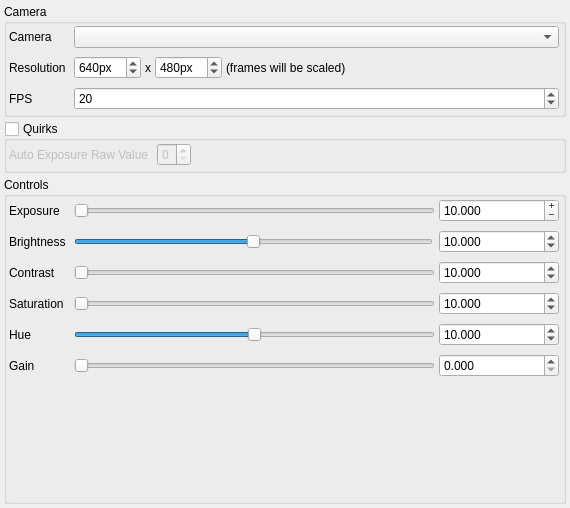
<?xml version="1.0" encoding="UTF-8"?>
<ui version="4.0">
 <class>GenericCameraSettingsDialog</class>
 <widget class="QDialog" name="GenericCameraSettingsDialog">
  <property name="geometry">
   <rect>
    <x>0</x>
    <y>0</y>
    <width>570</width>
    <height>508</height>
   </rect>
  </property>
  <property name="windowTitle">
   <string>Dialog</string>
  </property>
  <layout class="QVBoxLayout" name="verticalLayout">
   <property name="spacing">
    <number>4</number>
   </property>
   <property name="leftMargin">
    <number>4</number>
   </property>
   <property name="topMargin">
    <number>4</number>
   </property>
   <property name="rightMargin">
    <number>4</number>
   </property>
   <property name="bottomMargin">
    <number>4</number>
   </property>
   <item>
    <widget class="QGroupBox" name="cameraGroupBox">
     <property name="title">
      <string>Camera</string>
     </property>
     <layout class="QHBoxLayout" name="horizontalLayout">
      <property name="spacing">
       <number>2</number>
      </property>
      <property name="leftMargin">
       <number>2</number>
      </property>
      <property name="topMargin">
       <number>2</number>
      </property>
      <property name="rightMargin">
       <number>2</number>
      </property>
      <property name="bottomMargin">
       <number>2</number>
      </property>
      <item>
       <layout class="QFormLayout" name="formLayout_2">
        <property name="horizontalSpacing">
         <number>8</number>
        </property>
        <property name="verticalSpacing">
         <number>8</number>
        </property>
        <property name="rightMargin">
         <number>2</number>
        </property>
        <property name="bottomMargin">
         <number>2</number>
        </property>
        <item row="0" column="0">
         <widget class="QLabel" name="cameraLabel">
          <property name="text">
           <string>Camera</string>
          </property>
         </widget>
        </item>
        <item row="0" column="1">
         <widget class="QComboBox" name="cameraComboBox"/>
        </item>
        <item row="1" column="0">
         <widget class="QLabel" name="resolutionLabel">
          <property name="text">
           <string>Resolution</string>
          </property>
         </widget>
        </item>
        <item row="1" column="1">
         <widget class="QWidget" name="resolutionWidget" native="true">
          <layout class="QHBoxLayout" name="horizontalLayout_3">
           <property name="spacing">
            <number>4</number>
           </property>
           <property name="leftMargin">
            <number>0</number>
           </property>
           <property name="topMargin">
            <number>0</number>
           </property>
           <property name="rightMargin">
            <number>0</number>
           </property>
           <property name="bottomMargin">
            <number>0</number>
           </property>
           <item>
            <widget class="QSpinBox" name="spinBoxWidth">
             <property name="suffix">
              <string>px</string>
             </property>
             <property name="minimum">
              <number>200</number>
             </property>
             <property name="maximum">
              <number>4000</number>
             </property>
             <property name="value">
              <number>640</number>
             </property>
            </widget>
           </item>
           <item>
            <widget class="QLabel" name="label">
             <property name="text">
              <string>x</string>
             </property>
            </widget>
           </item>
           <item>
            <widget class="QSpinBox" name="spinBoxHeight">
             <property name="suffix">
              <string>px</string>
             </property>
             <property name="minimum">
              <number>200</number>
             </property>
             <property name="maximum">
              <number>4000</number>
             </property>
             <property name="value">
              <number>480</number>
             </property>
            </widget>
           </item>
           <item>
            <widget class="QLabel" name="label_2">
             <property name="text">
              <string>(frames will be scaled)</string>
             </property>
            </widget>
           </item>
           <item>
            <spacer name="horizontalSpacer_3">
             <property name="orientation">
              <enum>Qt::Horizontal</enum>
             </property>
             <property name="sizeHint" stdset="0">
              <size>
               <width>40</width>
               <height>20</height>
              </size>
             </property>
            </spacer>
           </item>
          </layout>
         </widget>
        </item>
        <item row="2" column="0">
         <widget class="QLabel" name="fpsLabel">
          <property name="text">
           <string>FPS</string>
          </property>
         </widget>
        </item>
        <item row="2" column="1">
         <widget class="QSpinBox" name="fpsSpinBox">
          <property name="toolTip">
           <string>Frames per second</string>
          </property>
          <property name="minimum">
           <number>4</number>
          </property>
          <property name="maximum">
           <number>30</number>
          </property>
          <property name="value">
           <number>20</number>
          </property>
         </widget>
        </item>
       </layout>
      </item>
     </layout>
    </widget>
   </item>
   <item>
    <widget class="QGroupBox" name="quirkGroupBox">
     <property name="title">
      <string>Quirks</string>
     </property>
     <property name="checkable">
      <bool>true</bool>
     </property>
     <property name="checked">
      <bool>false</bool>
     </property>
     <layout class="QVBoxLayout" name="verticalLayout_2">
      <property name="spacing">
       <number>2</number>
      </property>
      <property name="leftMargin">
       <number>2</number>
      </property>
      <property name="topMargin">
       <number>2</number>
      </property>
      <property name="rightMargin">
       <number>2</number>
      </property>
      <property name="bottomMargin">
       <number>2</number>
      </property>
      <item>
       <layout class="QFormLayout" name="formLayout_3">
        <property name="horizontalSpacing">
         <number>8</number>
        </property>
        <property name="verticalSpacing">
         <number>8</number>
        </property>
        <property name="rightMargin">
         <number>2</number>
        </property>
        <property name="bottomMargin">
         <number>2</number>
        </property>
        <item row="0" column="0">
         <widget class="QLabel" name="autoExposureRawValueLabel">
          <property name="text">
           <string>Auto Exposure Raw Value</string>
          </property>
         </widget>
        </item>
        <item row="0" column="1">
         <widget class="QWidget" name="widget" native="true">
          <layout class="QHBoxLayout" name="horizontalLayout_10">
           <property name="spacing">
            <number>8</number>
           </property>
           <property name="leftMargin">
            <number>0</number>
           </property>
           <property name="topMargin">
            <number>0</number>
           </property>
           <property name="rightMargin">
            <number>0</number>
           </property>
           <property name="bottomMargin">
            <number>0</number>
           </property>
           <item>
            <widget class="QSpinBox" name="autoExposureRawSpinBox">
             <property name="maximum">
              <number>4</number>
             </property>
            </widget>
           </item>
           <item>
            <widget class="QPushButton" name="autoExposureRawInfoButton">
             <property name="text">
              <string/>
             </property>
             <property name="icon">
              <iconset theme="emblem-question">
               <normaloff>.</normaloff>.</iconset>
             </property>
             <property name="iconSize">
              <size>
               <width>16</width>
               <height>16</height>
              </size>
             </property>
             <property name="flat">
              <bool>true</bool>
             </property>
            </widget>
           </item>
           <item>
            <spacer name="horizontalSpacer">
             <property name="orientation">
              <enum>Qt::Horizontal</enum>
             </property>
             <property name="sizeHint" stdset="0">
              <size>
               <width>40</width>
               <height>20</height>
              </size>
             </property>
            </spacer>
           </item>
          </layout>
         </widget>
        </item>
       </layout>
      </item>
     </layout>
    </widget>
   </item>
   <item>
    <widget class="QGroupBox" name="groupBox">
     <property name="sizePolicy">
      <sizepolicy hsizetype="Preferred" vsizetype="Expanding">
       <horstretch>0</horstretch>
       <verstretch>0</verstretch>
      </sizepolicy>
     </property>
     <property name="title">
      <string>Controls</string>
     </property>
     <layout class="QHBoxLayout" name="horizontalLayout_4">
      <property name="spacing">
       <number>2</number>
      </property>
      <property name="leftMargin">
       <number>2</number>
      </property>
      <property name="topMargin">
       <number>2</number>
      </property>
      <property name="rightMargin">
       <number>2</number>
      </property>
      <property name="bottomMargin">
       <number>2</number>
      </property>
      <item>
       <layout class="QFormLayout" name="formLayout">
        <property name="horizontalSpacing">
         <number>8</number>
        </property>
        <property name="verticalSpacing">
         <number>8</number>
        </property>
        <property name="rightMargin">
         <number>2</number>
        </property>
        <property name="bottomMargin">
         <number>2</number>
        </property>
        <item row="1" column="0">
         <widget class="QLabel" name="exposureLabel">
          <property name="text">
           <string>Exposure</string>
          </property>
         </widget>
        </item>
        <item row="1" column="1">
         <widget class="QWidget" name="exposureWidget" native="true">
          <layout class="QHBoxLayout" name="horizontalLayout_6">
           <property name="spacing">
            <number>4</number>
           </property>
           <property name="leftMargin">
            <number>0</number>
           </property>
           <property name="topMargin">
            <number>0</number>
           </property>
           <property name="rightMargin">
            <number>0</number>
           </property>
           <property name="bottomMargin">
            <number>0</number>
           </property>
           <item>
            <widget class="QSlider" name="sliderExposure">
             <property name="maximum">
              <number>100</number>
             </property>
             <property name="orientation">
              <enum>Qt::Horizontal</enum>
             </property>
            </widget>
           </item>
           <item>
            <widget class="QDoubleSpinBox" name="sbExposure">
             <property name="minimumSize">
              <size>
               <width>120</width>
               <height>0</height>
              </size>
             </property>
             <property name="toolTip">
              <string>Adjust camera exposure</string>
             </property>
             <property name="buttonSymbols">
              <enum>QAbstractSpinBox::PlusMinus</enum>
             </property>
             <property name="decimals">
              <number>3</number>
             </property>
             <property name="minimum">
              <double>1.000000000000000</double>
             </property>
             <property name="maximum">
              <double>100.000000000000000</double>
             </property>
             <property name="singleStep">
              <double>0.500000000000000</double>
             </property>
             <property name="value">
              <double>10.000000000000000</double>
             </property>
            </widget>
           </item>
          </layout>
         </widget>
        </item>
        <item row="2" column="0">
         <widget class="QLabel" name="brightnessLabel">
          <property name="text">
           <string>Brightness</string>
          </property>
         </widget>
        </item>
        <item row="3" column="0">
         <widget class="QLabel" name="contrastLabel">
          <property name="text">
           <string>Contrast</string>
          </property>
         </widget>
        </item>
        <item row="3" column="1">
         <widget class="QWidget" name="contrastWidget" native="true">
          <property name="minimumSize">
           <size>
            <width>100</width>
            <height>0</height>
           </size>
          </property>
          <layout class="QHBoxLayout" name="horizontalLayout_7">
           <property name="spacing">
            <number>4</number>
           </property>
           <property name="leftMargin">
            <number>0</number>
           </property>
           <property name="topMargin">
            <number>0</number>
           </property>
           <property name="rightMargin">
            <number>0</number>
           </property>
           <property name="bottomMargin">
            <number>0</number>
           </property>
           <item>
            <widget class="QSlider" name="sliderContrast">
             <property name="maximum">
              <number>100</number>
             </property>
             <property name="orientation">
              <enum>Qt::Horizontal</enum>
             </property>
            </widget>
           </item>
           <item>
            <widget class="QDoubleSpinBox" name="sbContrast">
             <property name="minimumSize">
              <size>
               <width>120</width>
               <height>0</height>
              </size>
             </property>
             <property name="toolTip">
              <string>Adjust camera exposure</string>
             </property>
             <property name="decimals">
              <number>3</number>
             </property>
             <property name="minimum">
              <double>1.000000000000000</double>
             </property>
             <property name="maximum">
              <double>100.000000000000000</double>
             </property>
             <property name="singleStep">
              <double>0.500000000000000</double>
             </property>
             <property name="value">
              <double>10.000000000000000</double>
             </property>
            </widget>
           </item>
          </layout>
         </widget>
        </item>
        <item row="4" column="0">
         <widget class="QLabel" name="saturationLabel">
          <property name="text">
           <string>Saturation</string>
          </property>
         </widget>
        </item>
        <item row="4" column="1">
         <widget class="QWidget" name="saturationWidget" native="true">
          <property name="minimumSize">
           <size>
            <width>100</width>
            <height>0</height>
           </size>
          </property>
          <layout class="QHBoxLayout" name="horizontalLayout_8">
           <property name="spacing">
            <number>4</number>
           </property>
           <property name="leftMargin">
            <number>0</number>
           </property>
           <property name="topMargin">
            <number>0</number>
           </property>
           <property name="rightMargin">
            <number>0</number>
           </property>
           <property name="bottomMargin">
            <number>0</number>
           </property>
           <item>
            <widget class="QSlider" name="sliderSaturation">
             <property name="maximum">
              <number>100</number>
             </property>
             <property name="orientation">
              <enum>Qt::Horizontal</enum>
             </property>
            </widget>
           </item>
           <item>
            <widget class="QDoubleSpinBox" name="sbSaturation">
             <property name="minimumSize">
              <size>
               <width>120</width>
               <height>0</height>
              </size>
             </property>
             <property name="toolTip">
              <string>Adjust camera exposure</string>
             </property>
             <property name="decimals">
              <number>3</number>
             </property>
             <property name="minimum">
              <double>1.000000000000000</double>
             </property>
             <property name="maximum">
              <double>100.000000000000000</double>
             </property>
             <property name="singleStep">
              <double>0.500000000000000</double>
             </property>
             <property name="value">
              <double>10.000000000000000</double>
             </property>
            </widget>
           </item>
          </layout>
         </widget>
        </item>
        <item row="5" column="0">
         <widget class="QLabel" name="hueLabel">
          <property name="text">
           <string>Hue</string>
          </property>
         </widget>
        </item>
        <item row="5" column="1">
         <widget class="QWidget" name="hueWidget" native="true">
          <property name="minimumSize">
           <size>
            <width>100</width>
            <height>0</height>
           </size>
          </property>
          <layout class="QHBoxLayout" name="horizontalLayout_9">
           <property name="spacing">
            <number>4</number>
           </property>
           <property name="leftMargin">
            <number>0</number>
           </property>
           <property name="topMargin">
            <number>0</number>
           </property>
           <property name="rightMargin">
            <number>0</number>
           </property>
           <property name="bottomMargin">
            <number>0</number>
           </property>
           <item>
            <widget class="QSlider" name="sliderHue">
             <property name="minimum">
              <number>-100</number>
             </property>
             <property name="maximum">
              <number>100</number>
             </property>
             <property name="orientation">
              <enum>Qt::Horizontal</enum>
             </property>
            </widget>
           </item>
           <item>
            <widget class="QDoubleSpinBox" name="sbHue">
             <property name="minimumSize">
              <size>
               <width>120</width>
               <height>0</height>
              </size>
             </property>
             <property name="toolTip">
              <string>Adjust camera exposure</string>
             </property>
             <property name="decimals">
              <number>3</number>
             </property>
             <property name="minimum">
              <double>-100.000000000000000</double>
             </property>
             <property name="maximum">
              <double>100.000000000000000</double>
             </property>
             <property name="singleStep">
              <double>0.500000000000000</double>
             </property>
             <property name="value">
              <double>10.000000000000000</double>
             </property>
            </widget>
           </item>
          </layout>
         </widget>
        </item>
        <item row="6" column="0">
         <widget class="QLabel" name="gainLabel">
          <property name="text">
           <string>Gain</string>
          </property>
         </widget>
        </item>
        <item row="6" column="1">
         <widget class="QWidget" name="gainWidget" native="true">
          <property name="minimumSize">
           <size>
            <width>100</width>
            <height>0</height>
           </size>
          </property>
          <layout class="QHBoxLayout" name="horizontalLayout_5">
           <property name="spacing">
            <number>4</number>
           </property>
           <property name="leftMargin">
            <number>0</number>
           </property>
           <property name="topMargin">
            <number>0</number>
           </property>
           <property name="rightMargin">
            <number>0</number>
           </property>
           <property name="bottomMargin">
            <number>0</number>
           </property>
           <item>
            <widget class="QSlider" name="sliderGain">
             <property name="maximum">
              <number>100</number>
             </property>
             <property name="orientation">
              <enum>Qt::Horizontal</enum>
             </property>
            </widget>
           </item>
           <item>
            <widget class="QDoubleSpinBox" name="sbGain">
             <property name="minimumSize">
              <size>
               <width>120</width>
               <height>0</height>
              </size>
             </property>
             <property name="toolTip">
              <string>Adjust gain</string>
             </property>
             <property name="decimals">
              <number>3</number>
             </property>
             <property name="maximum">
              <double>100.000000000000000</double>
             </property>
            </widget>
           </item>
          </layout>
         </widget>
        </item>
        <item row="2" column="1">
         <widget class="QWidget" name="brightnessWidget" native="true">
          <property name="minimumSize">
           <size>
            <width>100</width>
            <height>0</height>
           </size>
          </property>
          <layout class="QHBoxLayout" name="horizontalLayout_2">
           <property name="spacing">
            <number>6</number>
           </property>
           <property name="leftMargin">
            <number>0</number>
           </property>
           <property name="topMargin">
            <number>0</number>
           </property>
           <property name="rightMargin">
            <number>0</number>
           </property>
           <property name="bottomMargin">
            <number>0</number>
           </property>
           <item>
            <widget class="QSlider" name="sliderBrightness">
             <property name="minimum">
              <number>-100</number>
             </property>
             <property name="maximum">
              <number>100</number>
             </property>
             <property name="orientation">
              <enum>Qt::Horizontal</enum>
             </property>
            </widget>
           </item>
           <item>
            <widget class="QDoubleSpinBox" name="sbBrightness">
             <property name="sizePolicy">
              <sizepolicy hsizetype="Minimum" vsizetype="Fixed">
               <horstretch>0</horstretch>
               <verstretch>0</verstretch>
              </sizepolicy>
             </property>
             <property name="minimumSize">
              <size>
               <width>120</width>
               <height>0</height>
              </size>
             </property>
             <property name="toolTip">
              <string>Adjust camera exposure</string>
             </property>
             <property name="decimals">
              <number>3</number>
             </property>
             <property name="minimum">
              <double>-100.000000000000000</double>
             </property>
             <property name="maximum">
              <double>100.000000000000000</double>
             </property>
             <property name="singleStep">
              <double>0.500000000000000</double>
             </property>
             <property name="value">
              <double>10.000000000000000</double>
             </property>
            </widget>
           </item>
          </layout>
         </widget>
        </item>
       </layout>
      </item>
     </layout>
    </widget>
   </item>
  </layout>
 </widget>
 <resources/>
 <connections/>
</ui>
